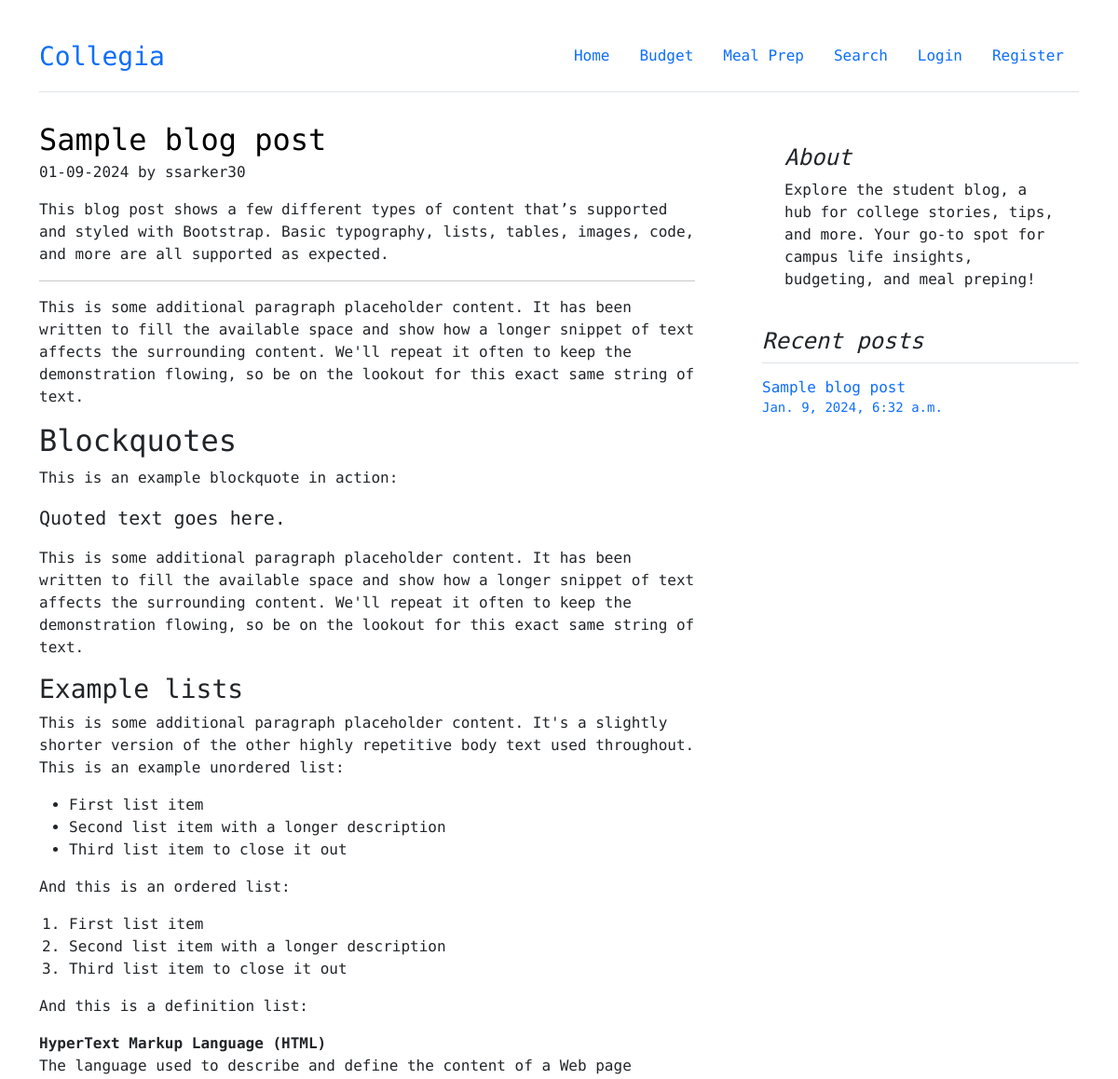
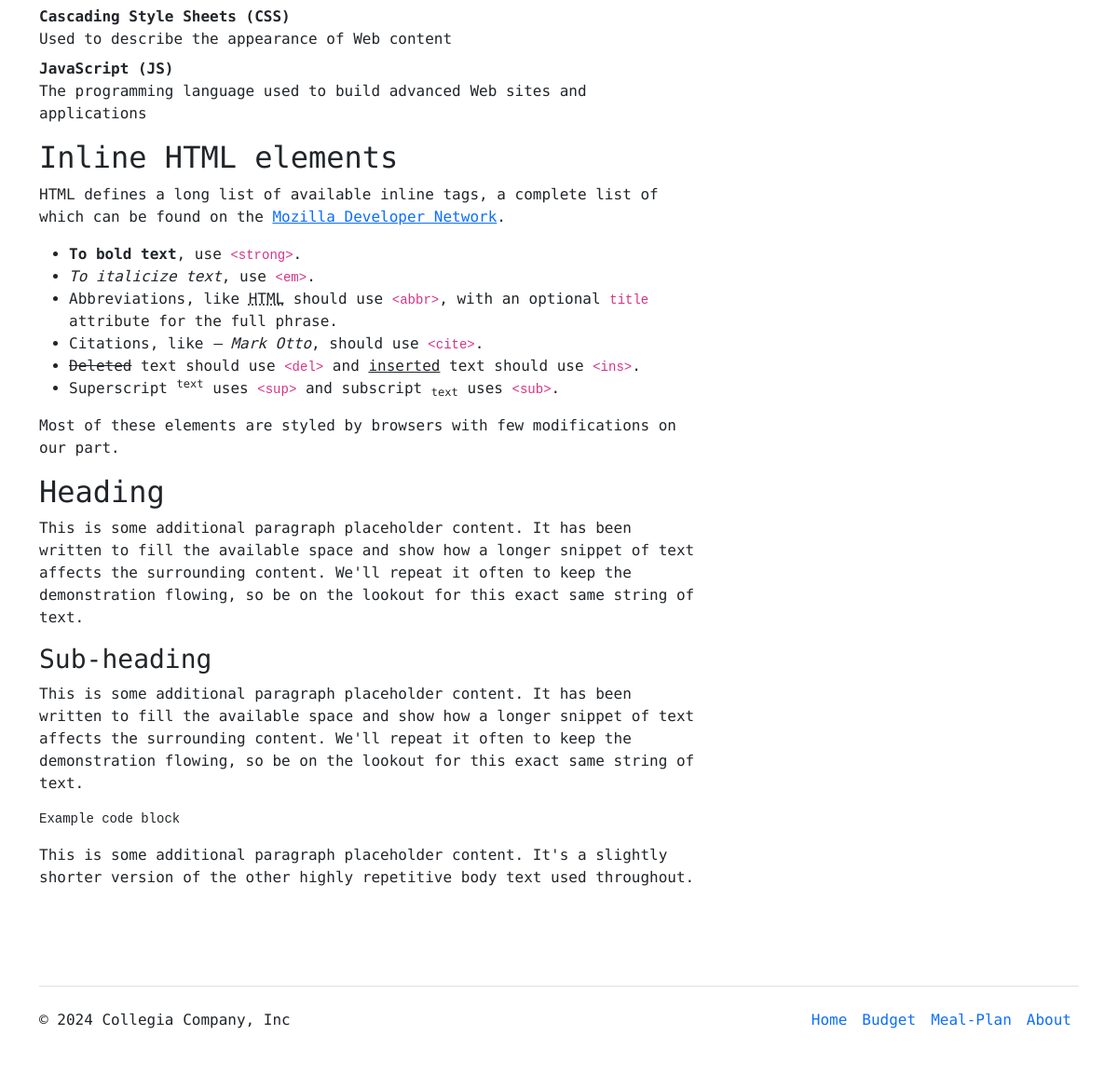
The page / on the database its author committed (2 pictures, top to bottom).
### core/models.py (models this page shows, shortened)
class Post(models.Model):
  title = models.CharField(max_length=100)
  content = models.TextField()
  date_posted = models.DateTimeField(default=timezone.now)
  author = models.ForeignKey(User, on_delete=models.CASCADE)

### core/views.py (the view)
# urls.py: path('', PostListView.as_view(), name='home'),
class PostListView(ListView):
  model = Post
  template_name = 'core/home.html'
  context_object_name = 'posts'
  ordering = ['-date_posted']
  paginate_by = 3
  def get_context_data(self, **kwargs):
    context = super().get_context_data(**kwargs)
    recent_posts = Post.objects.order_by('-date_posted')[:3]
    context['recent_posts'] = recent_posts
    return context

### core/templates/core/home.html (shortened to what this page needs)
{% extends "core/base.html" %}
{% block content %}
<div class="row g-5" style="margin-bottom: 4em;">
  <div class="col-md-8" style="padding-right: 3em;">
    {% for post in posts %}
    <article class="blog-post">
      <h2 class="display-5 link-body-emphasis mb-1 " style="font-size: 2em;"><a href="{% url 'detail' post.id %}" style="text-decoration: none; color: black;">{{ post.title }}</a></h2>
      <p class="blog-post-meta">{{ post.date_posted|date:"m-d-Y" }} by {{ post.author }}</p>
      <p>{{ post.content|safe }}</p>
    </article>
    <br>
    {% endfor %}
  </div>
  <div class="col-md-4">
    <div class="position-sticky" style="top: 2rem;">
      <div class="p-4 mb-3 bg-body-tertiary rounded">
        <h4 class="fst-italic">About</h4>
        <p class="mb-0">Explore the student blog, a hub for college stories, tips, and more. Your go-to spot for campus life insights, budgeting, and meal preping!</p>
      </div>
      <div>
        <h4 class="fst-italic">Recent posts</h4>
        <ul class="list-unstyled">
          {% for recent in recent_posts %}
            <li>
              <a class="d-flex flex-column flex-lg-row gap-3 align-items-start align-items-lg-center py-3 link-body-emphasis text-decoration-none border-top" href="{% url 'detail' recent.id %}">
                <div class="col-lg-8">
                  <h6 class="mb-0">{{ recent.title }}</h6>
                  <small class="text-body-secondary">{{ recent.date_posted }}</small>
                </div>
              </a>
            </li>
          {% endfor %}
        </ul>
      </div>
    </div>
  </div>
</div>
{% endblock content %}

### core/static/core/base.css (style rules this page uses)
* { font-family: 'Space Mono', monospace; }

### rows shown on the page
Post: title "Sample blog post", date_posted "01-09-2024", author "ssarker30", content "This blog post shows a few different types of content that’s supported and styled with Bootstrap. Basic typography, lists, tables, images, code, and more are all supported as expected. This is some additional paragraph placeholder content. It has been written to fill the available space and show how a longer snippet of text affects the surrounding content. We'll repeat it often to keep the demonstration flowing, so be on the lookout for this exact same string of text. Blockquotes This is an example blockquote in action: Quoted text goes here. This is some additional paragraph placeholder content. It has been written to fill the available space and show how a longer snippet of text affects…", date_posted "Jan. 9, 2024, 6:32 a.m."
